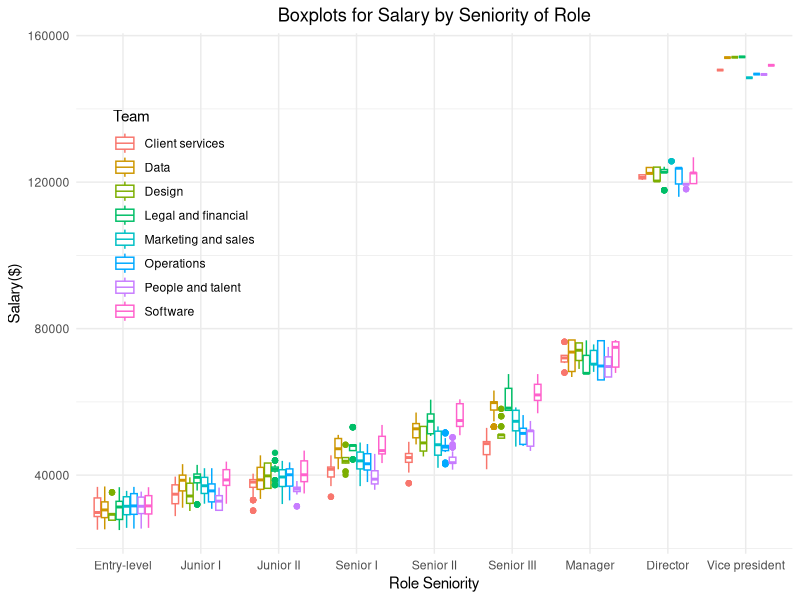
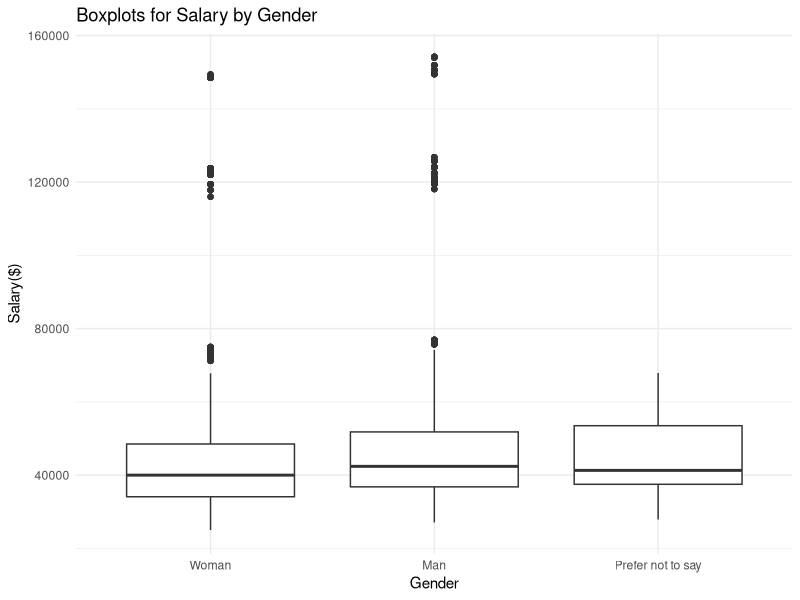
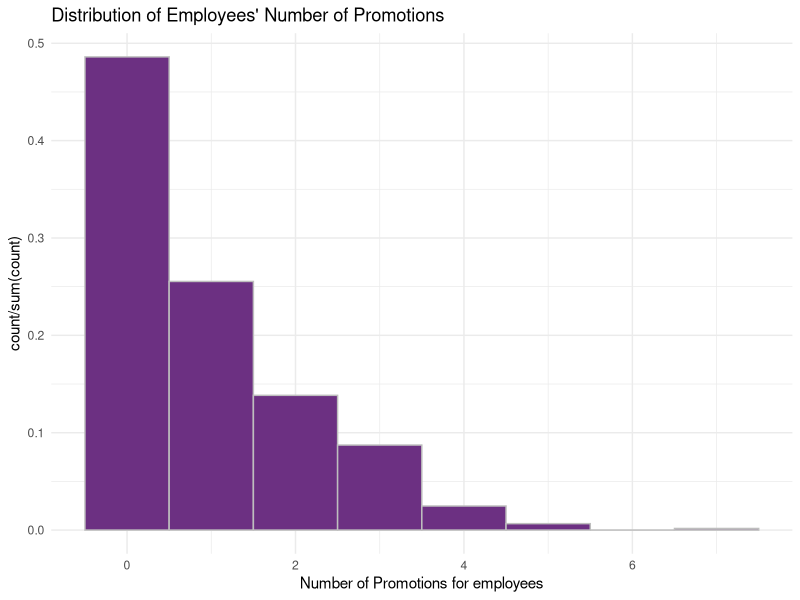
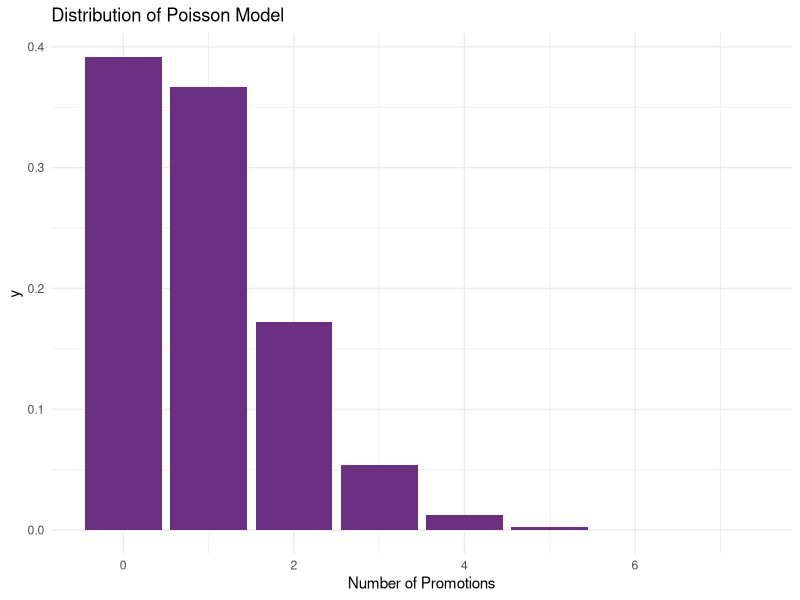
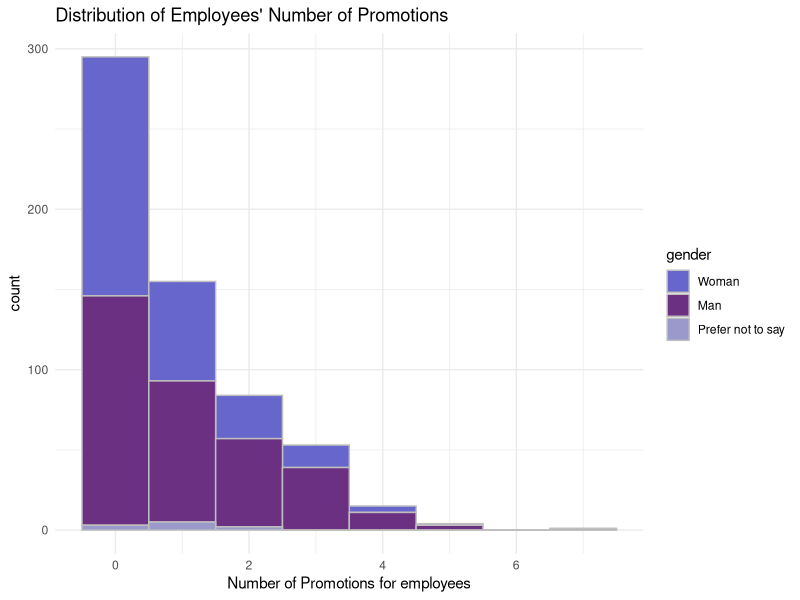
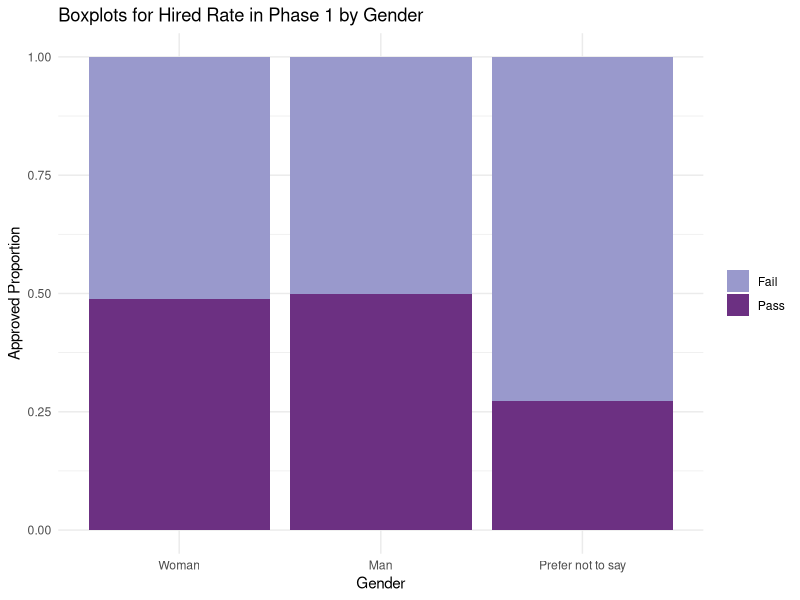
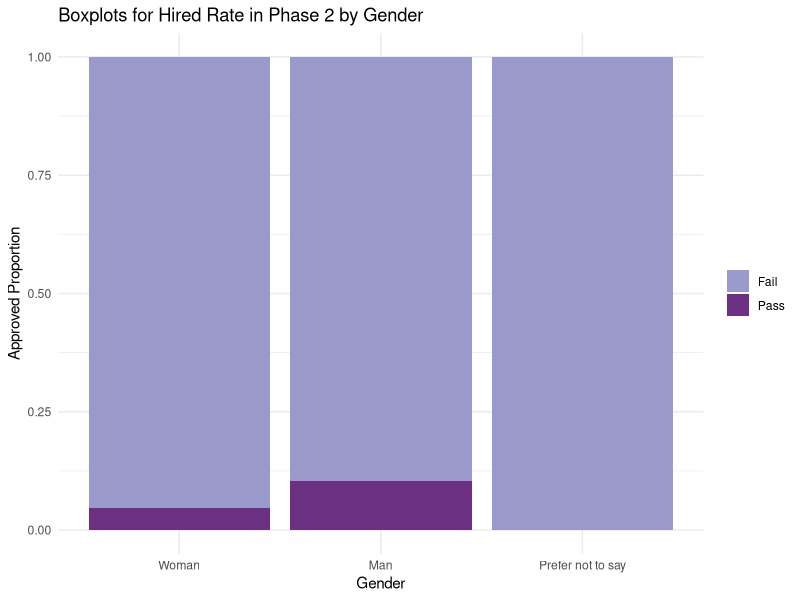
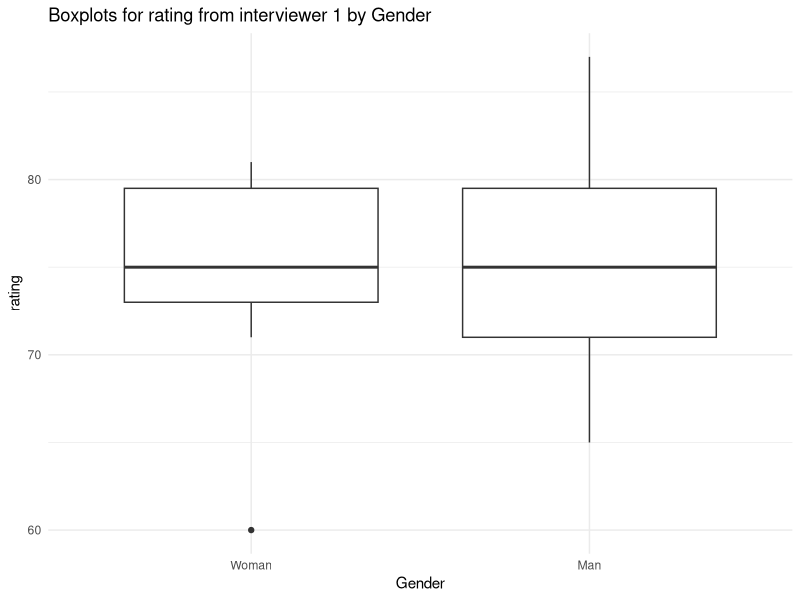

Source code (R) for these figures, in order:
## ---- chunk 1
library(tidyverse)
library(lme4)
library(mgcv)
library(kableExtra)
# this should supress all code and messages
knitr::opts_chunk$set(include=FALSE)
## ---- chunk 2
############################################################################################################
#DATA CLEANING PART
############################################################################################################

# read in the data
black_saber_current_employees <- read_csv("data/black-saber-current-employees.csv")

#change salary varaible from characters to doubles
black_saber_current_employees_cleaned <- black_saber_current_employees %>% 
  mutate(salary = str_extract_all(salary, "\\d+,\\d+")) %>% #only extracting the number part(i.e., remove $)
  mutate(salary = str_remove_all(salary, ",")) %>% # remove comma(,)
  mutate(salary = as.numeric(salary)) %>% #change to doubles
  #changing the orders of role as hierarchy, rather than alphabetical order(see below note)
  mutate(role_seniority = fct_relevel(role_seniority, "Manager", after = 7)) %>% 
  mutate(role_seniority = fct_relevel(role_seniority, "Director", after = 7)) %>%
  #changing the orders of gender for clairty in explanation for promotion analaysis part
  mutate(gender = fct_relevel(gender, "Woman", after = 0)) %>%
  rename("Team" = team) #for clean data visualization

#NOTES
#(Before changing): Director Entry-level Junior I Junior II Manager Senior I Senior II Senior III Vice president
#(After chaning): “Entry-level”,“Junior I”,“JuniorII”,“Senior I”,“Senior II”,“Senior III”,“Manager”, “Director”,“Vicepresident” 

## ---- chunk 3
#########################################################################################################
#EXPLORATORY ANALYSIS
#########################################################################################################
# create a visualisation (a boxplot to see if teams have systematic differences in their salary)
#rationale is that 


#exploring whether there is difference in salary by roles and by teams.
#there should be difference, since higher the role, the more salary people earn since they are more valuable to the company
#andsome teams might be more important to the company 
#e.g., bc it is a software company, software team might be more valuable to the company and thus receive higher salary, yet this is fair in the sense that the Gideon wants salary based on "talent and value to the company”)

my_plot_salary_by_role_team <- black_saber_current_employees_cleaned %>% 
  ggplot(aes(x = role_seniority, y = salary, color = Team)) +
  geom_boxplot() +
  theme_minimal() +
  labs(title = "Boxplots for Salary by Seniority of Role", x="Role Seniority", y= "Salary($)") +
  theme(plot.title = element_text(hjust = 0.5), legend.position = c(0.15, 0.65)) 

my_plot_salary_by_role_team

ggsave("images/salary_boxplot_role_team.png", width = 5, height = 3)

#side note: does follow the seniority trend, which is Least senior to most senior: “Entry-level”,“Junior I”,“JuniorII”,“Senior I”,“Senior II”,“Senior III”,“Manager”, “Director”,“Vicepresident”

## ---- chunk 4
#########################################################################################################

#exploring whether there is gender difference in salary
my_plot_salary_by_gender <- black_saber_current_employees_cleaned %>% 
  ggplot(aes(x = gender, y = salary)) +
  geom_boxplot() +
  theme_minimal() +
  labs(title = "Boxplots for Salary by Gender", x = "Gender", y= "Salary($)")
  
my_plot_salary_by_gender
#result(interpretation of the plot): Gender does not seem to have fixed effect on salary. In other words, no gender bias, which is good considering EDI (but when doing model comparison, we will see whether such is true numerically)

ggsave("images/salary_boxplot_gender.png", width = 8, height = 6)

#########ONE-WAY ANOVA ON SALARY AND GENDER AS GROUP####################

lmod_gender <- lm(salary ~ gender, data = black_saber_current_employees_cleaned)
summary(lmod_gender)
#HOWEVER, UNLIKE THE VISUALIZATION, THERE WAS A SIGNIFICANT DIFFERENCE IN GENDER! THERE MIGHT BE GENDER BIAS IN SALARY(we will see this in model fitting part)

## ---- chunk 5
#########################################################################################################
#MODEL FITTING
#########################################################################################################

#fitting a linear mixed model while setting financial quarter (financial_q)
#rationale: in some quarters, the company earns a lot of money and so all employees earn more money in that quarter, but when the quarter is not good, all earn less money.

salary_lmer <- lmer(salary ~ gender + Team + role_seniority + leadership_for_level + productivity + (1|financial_q), data = black_saber_current_employees_cleaned)
#summary(salary_lmer)

#cannot take face-value to whether team has systematic difference and so just to check, we added this model without team so that when we compare it with salary_lmer, we can know whether we must include team or not fpre better prediction.
salary_lmer_no_team <- lmer(salary ~ gender + role_seniority + leadership_for_level + productivity + (1|financial_q), data = black_saber_current_employees_cleaned)
#summary(salary_lmer)

salary_lmer_no_gender <- lmer(salary ~ Team + role_seniority + leadership_for_level + productivity + (1|financial_q), data = black_saber_current_employees_cleaned)
#summary(salary_lmer_no_gender)

## ---- chunk 6
#########################################################################################################
#MODEL COMPARISION TEST
#########################################################################################################


#THIS TEST CONFIRMS THAT THERE IS A GENDER BIAS IN SALARY
lmtest::lrtest(salary_lmer, salary_lmer_no_gender)
#conclusion: indeed, becuase the p-value is significant, simpler model does NOT explain better than complex model = should include gender to have better predictive ability...

## ---- chunk 7
#This test confirms that we need team as predictor
lmtest::lrtest(salary_lmer, salary_lmer_no_team)
## ---- chunk 8
############################################################################################################
#DATA CLEANING PART
############################################################################################################
# create a variable called promotion count that keeps track of the number of times
# each employee got promoted
test_employee_data <- black_saber_current_employees_cleaned %>%
  mutate(employee_role = as.numeric(role_seniority)) %>%
  select(employee_id, employee_role) %>%
  group_by(employee_id)%>%
  mutate(initial_role=min(employee_role)) %>%
  mutate(current_role=max(employee_role)) %>%
  mutate(promotion_count = current_role - initial_role) %>%
  select(employee_id, promotion_count) %>%
  unique()

# `work_period` variable counts how many financial quarters each employee has gone through
# this gives us an idea of how long each employee has been working at the company
working_period <- black_saber_current_employees_cleaned %>%
  group_by(employee_id) %>%
  summarise(work_period = n())

# create a new variable called `employee_role` which saves role_seniority as numbers and
# create another variable called `initial_role` that indicates the initial role of the employee
role_seniority_data <- black_saber_current_employees_cleaned %>% 
  mutate(employee_role = as.numeric(role_seniority)) %>%
  select(employee_id, employee_role) %>%
  unique()%>%
  group_by(employee_id)%>%
  mutate(initial_role=min(employee_role)) %>%
  mutate(current_role=max(employee_role))

# data that only contains the most recent (2020 Q4) information on each employee
test_employee_data <- full_join(black_saber_current_employees_cleaned, test_employee_data) %>%
  left_join(working_period) %>%
  mutate(year = as.numeric(str_extract_all(financial_q, "\\d+\\d+"))) %>%
  mutate(quarter = as.numeric(substr(financial_q,7,7))) %>% 
  group_by(employee_id) %>%
  mutate(recent_year = max(year)) %>%
  filter(year == recent_year) %>%
  mutate(recent_quarter = max(quarter)) %>%
  filter(quarter == recent_quarter) %>%
  right_join(y = role_seniority_data) %>% 
  filter(employee_role == current_role) %>% 
  select(-c(year, quarter, recent_year, recent_quarter, current_role, employee_role, initial_role))

## ---- chunk 9
#########################################################################################################
#EXPLORATORY ANALYSIS
#########################################################################################################

# proportion of different numbers of promotion
prop.table(table(test_employee_data$promotion_count))

# mean number of promotions
mean(test_employee_data$promotion_count)
sd(test_employee_data$promotion_count)

promotion_count_plot <- test_employee_data %>% 
  ggplot(aes(x = promotion_count)) +
  geom_histogram(aes(y = stat(count / sum(count))), colour = "grey", fill = "#6C3082", binwidth= 1) +
  theme_minimal() +
  labs(title = "Distribution of Employees' Number of Promotions", x = "Number of Promotions for employees")

promotion_count_plot


promotion_count_poisson_plot <- ggplot(transform(data.frame(x=c(0:7)), y=dpois(x, lambda = mean(test_employee_data$promotion_count))), aes(x, y)) + 
  geom_bar(stat="identity", fill = "#6C3082") + 
  theme_minimal() +
  labs(title = "Distribution of Poisson Model", x = "Number of Promotions")
  
promotion_count_poisson_plot


promotion_count_by_gender_plot <- test_employee_data %>% 
  ggplot(aes(x = promotion_count, fill = gender)) +
  geom_histogram(colour = "grey", binwidth= 1) +
  theme_minimal() +
  labs(title = "Distribution of Employees' Number of Promotions", x = "Number of Promotions for employees") + 
  scale_fill_manual(values=c("#6666CC", "#6C3082","#9999CC"))

promotion_count_by_gender_plot
## ---- chunk 10
#########################################################################################################
#MODEL FITTING
#########################################################################################################
# test model to see if gender, leadership level and productivity of each employee affect their number of promotions
# (offset: account for different work periods for the employees, while allowing for counts to still be the response.)
mod1 <- glm(promotion_count ~ gender, family = poisson, offset = log(work_period), data = test_employee_data)

mod2 <- glm(promotion_count ~ gender + leadership_for_level, family = poisson, offset = log(work_period), data = test_employee_data)

mod3 <- glm(promotion_count ~ gender + leadership_for_level + productivity, family = poisson, offset = log(work_period), data = test_employee_data) 

lmtest::lrtest(mod1, mod2, mod3)
round(coef(summary(mod1)),4)
round(confint(mod1),4)

mod4 <- glmer(promotion_count ~ gender + (1|Team), family = poisson, offset = log(work_period), data = test_employee_data)
# mod4 suggests that having the random effect for `team` may be meaningless since the random effect is very small.


## ---- chunk 11
############################################################################################################
#DATA CLEANING PART
#########################################################################################################

# read in the data
phase1_applicants <- read.csv("data/phase1-new-grad-applicants-2020.csv")
phase2_applicants <- read.csv("data/phase2-new-grad-applicants-2020.csv")
phase3_applicants <- read.csv("data/phase3-new-grad-applicants-2020.csv")
final_hired <- read.csv("data/final-hires-newgrad_2020.csv")

#make new variable which tells whether applicant is accepted for each phase or not
#add gender if the dataset doesn't have
final_hired_cleaned <- final_hired %>% 
  mutate(hired = 1)

phase3_applicants_cleaned <- phase3_applicants %>% 
  full_join(final_hired_cleaned) %>% 
  mutate(hired = replace_na(hired, 0)) %>% 
  left_join(phase2_applicants) %>% 
  select(applicant_id : hired, gender) %>% 
  mutate(gender = fct_relevel(gender, "Woman", after = 0)) %>% 
  mutate(hired_word = case_when(hired == 0 ~ "Fail", 
                                         hired == 1 ~ "Pass")) %>% 
  mutate(phase2accepted = 1)

phase2_applicants_cleaned <- phase2_applicants %>% 
  full_join(phase3_applicants_cleaned) %>% 
  mutate(phase2accepted = replace_na(phase2accepted, 0)) %>% 
  select(applicant_id, gender, technical_skills:speaking_skills, phase2accepted) %>%
  mutate(gender = fct_relevel(gender, "Woman", after = 0)) %>% 
  mutate(phase2accepted_word = case_when(phase2accepted == 0 ~ "Fail", 
                                         phase2accepted == 1 ~ "Pass")) %>% 
  mutate(phase1accepted = 1) # %>% 
  #filter(gender != "Prefer not to say")

phase1_applicants_cleaned <- phase1_applicants %>% 
  full_join(phase2_applicants_cleaned) %>% 
  select(applicant_id:work_experience, phase1accepted) %>% 
  mutate(phase1accepted = replace_na(phase1accepted, 0)) %>%
  mutate(gender = fct_relevel(gender, "Woman", after = 0)) %>% 
  mutate(phase1accepted_word = case_when(phase1accepted == 0 ~ "Fail",
                                         phase1accepted == 1 ~ "Pass"))
## ---- chunk 12
#########################################################################################################
#EXPLORATORY ANALYSIS
#########################################################################################################

#proportion of female
sum(phase1_applicants$gender == "Woman") / nrow(phase1_applicants)
sum(phase1_applicants$gender == "Prefer not to say") / nrow(phase1_applicants)
sum(phase2_applicants_cleaned$phase2accepted ==1) / nrow(phase2_applicants_cleaned)

# create a visualisation (a boxplot to see if gender has systematic differences in their phase approved)

#stacked bar chart that displays the proportion of applicants with each accepted group, for each gender
bar_proportion_phase1 <- ggplot(data = phase1_applicants_cleaned, aes(x = gender, fill = phase1accepted_word)) +
  geom_bar(position = "fill") +
  scale_fill_manual(values=c("#9999CC", "#6C3082")) +
  theme_minimal() +
  labs(title = "Boxplots for Hired Rate in Phase 1 by Gender",
       x = "Gender", y = "Approved Proportion") +
  theme(legend.title = element_blank())

bar_proportion_phase1

bar_proportion_phase2 <- ggplot(data = phase2_applicants_cleaned, aes(x = gender, fill = phase2accepted_word)) +
  geom_bar(position = "fill") +
  scale_fill_manual(values=c("#9999CC", "#6C3082")) +
  theme_minimal() +
  labs(title = "Boxplots for Hired Rate in Phase 2 by Gender",
       x = "Gender", y = "Approved Proportion") +
  theme(legend.title = element_blank())

bar_proportion_phase2

  ggplot(phase3_applicants_cleaned, aes(x = gender, y = interviewer_rating_1)) +
  geom_boxplot() +
  theme_minimal() +
  labs(title = "Boxplots for rating from interviewer 1 by Gender", x = "Gender", y= "rating")
  
  ggplot(phase3_applicants_cleaned, aes(x = gender, y = interviewer_rating_2)) +
  geom_boxplot() +
  theme_minimal() +
  labs(title = "Boxplots for rating from interviewer 2 by Gender", x = "Gender", y= "rating")
## ---- chunk 13
#use generalized linear model since all variables take large part of grades

#model where gender is only predictor
phase1_gender <- glm(phase1accepted ~ gender, family = binomial, data = phase1_applicants_cleaned)
confint(phase1_gender)

#generalized linear model with all variables except for gender
phase1_glm_no_gender <- glm(phase1accepted ~ team_applied_for + cover_letter + cv+ gpa + extracurriculars + work_experience, family = binomial(link = "logit"), data = phase1_applicants_cleaned)

#generalized linear model with all variables including gender
phase1_glm <- glm(phase1accepted ~ team_applied_for + cover_letter + cv+ gpa + gender +  extracurriculars + work_experience, family = binomial(link = "logit"), data = phase1_applicants_cleaned)

#deviance test to know including gender is better
drop_in_deviance <- anova(phase1_glm_no_gender, phase1_glm, test = "Chisq")
drop_in_deviance
## ---- chunk 14
#use generalized linear model since all variables take large part of grades

#In model0, cannot see significant p-value 
#model where gender is only predictor
phase2_gender <- glm(phase2accepted ~ gender, family = binomial, data = phase2_applicants_cleaned)
confint(phase2_gender)

phase2_glm_no_gender <- glm(phase2accepted ~ technical_skills + writing_skills + speaking_skills + leadership_presence , family = binomial(link = "logit"), data = phase2_applicants_cleaned)

phase2_glm <- glm(phase2accepted ~ technical_skills + writing_skills + speaking_skills + leadership_presence + gender, family = binomial(link = "logit"), data = phase2_applicants_cleaned)

drop_in_deviance <- anova(phase2_glm_no_gender, phase2_glm, test = "Chisq")
drop_in_deviance
## ---- chunk 15
phase3_interviewer1_no_gender <- glm(interviewer_rating_1 ~ 1, data = phase3_applicants_cleaned)
phase3_interviewer1 <- glm(interviewer_rating_1 ~ gender, data = phase3_applicants_cleaned)
anova(phase3_interviewer1_no_gender, phase3_interviewer1, test = "Chisq")

phase3_interviewer2_no_gender <- glm(interviewer_rating_2 ~ 1, data = phase3_applicants_cleaned)
phase3_interviewer2 <- glm(interviewer_rating_2 ~ gender, data = phase3_applicants_cleaned)
anova(phase3_interviewer2_no_gender, phase3_interviewer2, test = "Chisq")
